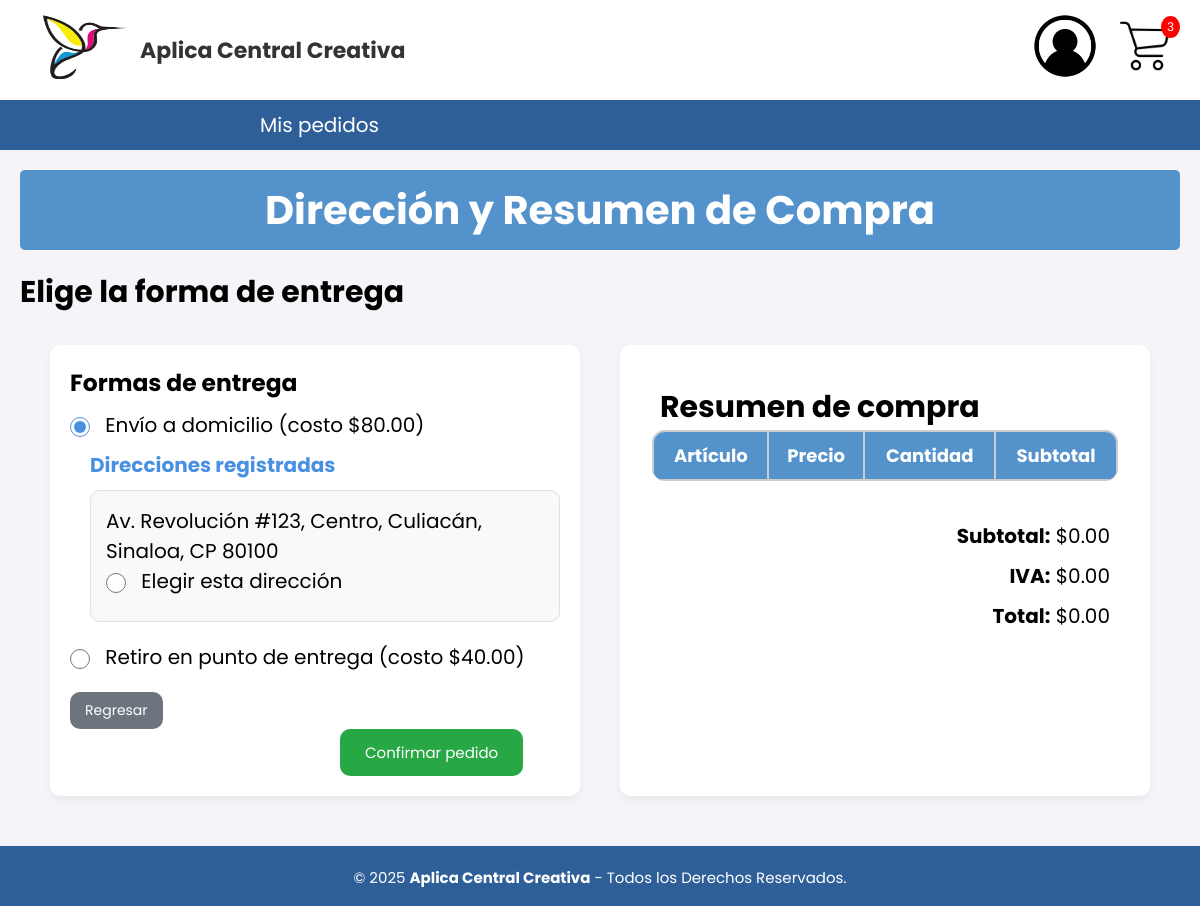
The app's page /Direccion/direccion.php (signed in) with its own data.
### tables this page shows
CREATE TABLE envio(
id_envio INT NOT NULL PRIMARY KEY AUTO_INCREMENT,
tipo_envio ENUM('Domicilio','Punto de Entrega') NOT NULL,
costo DECIMAL(6,2) NOT NULL,
fecha_estimada DATETIME NOT NULL
);

CREATE TABLE direccion(
id_direccion INT NOT NULL PRIMARY KEY AUTO_INCREMENT,
codigo_postal VARCHAR(5),
calle VARCHAR(20),
num_ext INT,
colonia VARCHAR(50),
ciudad VARCHAR(20),
estado VARCHAR(50),
id_cliente INT NOT NULL,
CONSTRAINT fk_cliente_direccion FOREIGN KEY (id_cliente) REFERENCES cliente(id_cliente)
);

### Direccion/direccion.php (the view, shortened to what this page needs)
<?php
include('../BD/ConexionBD.php');
include('../Nav/header.php');
$id_usuario = $_SESSION['id_usuario'] ?? null;
$queryCliente = "SELECT id_cliente FROM cliente WHERE id_usuario = ?";
$stmtCliente = $conn->prepare($queryCliente);
$stmtCliente->bind_param('i', $id_usuario);
$stmtCliente->execute();
$resultCliente = $stmtCliente->get_result();
$cliente = $resultCliente->fetch_assoc();
$id_cliente = $cliente['id_cliente'] ?? null;
$queryDireccion = "SELECT id_direccion, calle, num_ext, colonia, ciudad, estado, codigo_postal
FROM direccion WHERE id_cliente = ?";
$stmtDireccion = $conn->prepare($queryDireccion);
$stmtDireccion->bind_param('i', $id_cliente);
$stmtDireccion->execute();
$resultDirecciones = $stmtDireccion->get_result();
$direccionesArray = [];
while ($row = $resultDirecciones->fetch_assoc()) {
    $direccionesArray[] = $row;
}
$sql_envios = "SELECT tipo_envio, costo FROM envio";
$result_envios = $conn->query($sql_envios);
$costo_envio_domicilio = 0;
$costo_retiro = 0;
while ($row = $result_envios->fetch_assoc()) {
    if ($row['tipo_envio'] === 'Domicilio') {
        $costo_envio_domicilio = floatval($row['costo']);
    } elseif ($row['tipo_envio'] === 'Punto de Entrega') {
        $costo_retiro = floatval($row['costo']);
    }
}
?>
<!DOCTYPE html>
<html lang="es">
<head>
</head>
<body>
<h1 class="titulo">Dirección y Resumen de Compra</h1>
<h3 class="subt">Elige la forma de entrega</h3>
<div class="container_dir">
    <div class="left-section">
        <form action="../Carrito/confirmar_pedido.php" method="POST" id="formEntrega">
            <h3>Formas de entrega</h3>
            <label>
                <input type="radio" name="forma_entrega" value="Domicilio" checked>
                Envío a domicilio (costo $<?= number_format($costo_envio_domicilio, 2) ?>)
            </label>
            <div id="direcciones-container" style="margin-left:20px; margin-top:10px;">
                <h4>Direcciones registradas</h4>
                <?php if (count($direccionesArray) > 0): ?>
                    <?php foreach ($direccionesArray as $dir): ?>
                        <div class="direccion">
                            <?= htmlspecialchars($dir['calle']) ?> #<?= htmlspecialchars($dir['num_ext']) ?>,
                            <?= htmlspecialchars($dir['colonia']) ?>, <?= htmlspecialchars($dir['ciudad']) ?>,
                            <?= htmlspecialchars($dir['estado']) ?>, CP <?= htmlspecialchars($dir['codigo_postal']) ?>
                            <br>
                            <label>
                                <input type="radio" name="id_direccion" value="<?= $dir['id_direccion'] ?>">
                                Elegir esta dirección
                            </label>
                        </div>
                    <?php endforeach; ?>
                <?php else: ?>
                    <p>No tienes direcciones registradas. <a href="nuevo_domicilio.php" class="boton">Agregar nuevo</a></p>
                <?php endif; ?>
            </div>
            <label style="margin-top:20px;">
                <input type="radio" name="forma_entrega" value="Punto de Entrega" onclick="mostrarPaqueterias(true)">
                Retiro en punto de entrega (costo $<?= number_format($costo_retiro, 2) ?>)
            </label>
            <div>
                <a href="../Carrito/carrito.php" class="boton">Regresar</a>
                <button type="submit" class="boton_conf">Confirmar pedido</button>
            </div>
        </form>
    </div>
    <div class="right-section">
        <h2>Resumen de compra</h2>
        <table class="table_resumen">
            <thead>
                <tr>
                    <th>Artículo</th>
                    <th>Precio</th>
                    <th>Cantidad</th>
                    <th>Subtotal</th>
                </tr>
            </thead>
                <?php
                $totalSubtotal = 0;
                $totalIVA = 0;
                $totalFinal = $totalSubtotal + $totalIVA;
                ?>
        </table>
        <p class="parr"><strong>Subtotal:</strong> $<?= number_format($totalSubtotal, 2) ?></p>
        <p class="parr"><strong>IVA:</strong> $<?= number_format($totalIVA, 2) ?></p>
        <p class="parr"><strong>Total:</strong> $<?= number_format($totalFinal, 2) ?></p>
    </div>
</div>
<?php
include('../Nav/footer.php');
?>
</body>
</html>

### CSS/cabecera.css (style rules this page uses)
html { font-size: 20px; overflow-y: auto; font-family: 'Poppins', sans-serif; }

### CSS/menu.css (style rules this page uses)
* { padding: 0px; margin: 0px; }

### CSS/tablas_boton.css (style rules this page uses)
.titulo { background-color: #5492cc; color: white; padding: 10px 20px; border: none; border-radius: 5px; cursor: pointer; font-family: 'Poppins', sans-serif; margin-left: 20px; margin-top: 20px; margin-right: 20px; }
a { text-decoration: underline; color: rgb(0, 0, 0); }

### CSS/formularios.css (style rules this page uses)
.titulo { background-color: #5492cc; color: white; padding: 10px 20px; border: none; border-radius: 5px; cursor: pointer; font-family: 'Poppins', sans-serif; margin-left: 20px; margin-top: 20px; margin-bottom: 20px; margin-right: 20px; }
* { font-family: 'Poppins', sans-serif; margin: 0; padding: 0; box-sizing: border-box; }

### CSS/departamentos.css (style rules this page uses)
a { text-decoration: underline; color: purple; }

### CSS/cabecera2.css (style rules this page uses)
* { padding: 0px; margin: 0px; }
h1, h2 { color: #000000; }
table { width: 100%; margin-bottom: 20px; border-collapse: collapse; }
table, th, td { border: 1px solid #ddd; }
th, td { padding: 10px; text-align: left; }

### CSS/Carrito.css (style rules this page uses)
body { font-family: 'Segoe UI', Tahoma, Geneva, Verdana, sans-serif; background-color: #f4f4f9; color: #000000; }
h1 { text-align: center; margin-bottom: 30px; color: #000000; }
thead { background-color: #4a90e2; color: #fff; }
th, td { padding: 12px 15px; text-align: center; vertical-align: middle; }

### CSS/direccion.css (style rules this page uses)
body { font-family: 'Segoe UI', Tahoma, Geneva, Verdana, sans-serif; background-color: #f4f4f9; color: #000000; }
h1 { text-align: center; margin-bottom: 30px; color: #000000; }
.container_dir { display: flex; gap: 40px; padding: 20px 50px; }
.left-section, .right-section { flex: 1; background-color: #fff; border-radius: 10px; box-shadow: 0 4px 10px rgba(0, 0, 0, 0.05); padding: 20px; }
.table_resumen { border-collapse: separate; border-spacing: 0; border: 1px solid #ccc; border-radius: 12px; overflow: hidden; }
.table_resumen th, .table_resumen td { padding: 10px; border: 1px solid #ccc; }
.table_resumen thead tr:first-child th:first-child { border-top-left-radius: 12px; }
.table_resumen thead tr:first-child th:last-child { border-top-right-radius: 12px; }
h3 { color: #000000; margin-bottom: 10px; }
h4 { color: #4a90e2; margin-bottom: 10px; }
label { display: block; margin-bottom: 10px; font-size: 20px; cursor: pointer; }
input[type="radio"] { width: 20px; height: 20px; accent-color: #4a90e2; margin-right: 10px; vertical-align: middle; cursor: pointer; }
.parr { text-align: right; margin-top: 10px; margin-right: 20px; font-size: 20px; }
.direccion { margin-bottom: 15px; padding: 15px; border: 1px solid #e0e0e0; border-radius: 10px; background-color: #f9f9f9; }
.boton { padding: 8px 15px; background:#6c757d; color: white; text-decoration: none; border-radius: 10px; font-size: 14px; transition: background-color 0.3s; margin-top: 10px; display: inline-block; }
.boton_conf { background-color: #28a745; color: white; border: none; padding: 12px 25px; font-size:15px; border-radius: 10px; cursor: pointer; transition: background-color 0.3s ease; margin-left: 270px; }
.subt { font-style: bold; margin-top: 20px; margin-left: 20px; font-size: 30px; color: #000000; }

### CSS/Tarjetas.css (style rules this page uses)
table { width: 95%; margin: 0 auto 40px auto; border-collapse: collapse; font-family: Arial, sans-serif; }
table thead { background-color: #5492cc; color: white; }
table th, table td { padding: 8px 10px; border: 1px solid #ddd; text-align: center; font-size: 0.9rem; }

### CSS/confirmar_pedido.css (style rules this page uses)
body { font-family: 'Segoe UI', Tahoma, Geneva, Verdana, sans-serif; background-color: #f4f4f9; color: #000000; margin: 0; padding: 0; }
h1 { text-align: center; color: #000000; margin-top: 20px; }
h2 { text-align: left; color: #000000; margin-top: 20px; margin-left: 20px; }

### records on screen
envio: costo "80.00"
direccion: calle "Av. Revolución", num_ext "123", colonia "Centro", ciudad "Culiacán", estado "Sinaloa", codigo_postal "80100"
envio: costo "40.00"

### other values on screen
$total_cantidad "3"
$nombre "Mis pedidos"
$totalSubtotal "0.00"
$totalIVA "0.00"
$totalFinal "0.00"
